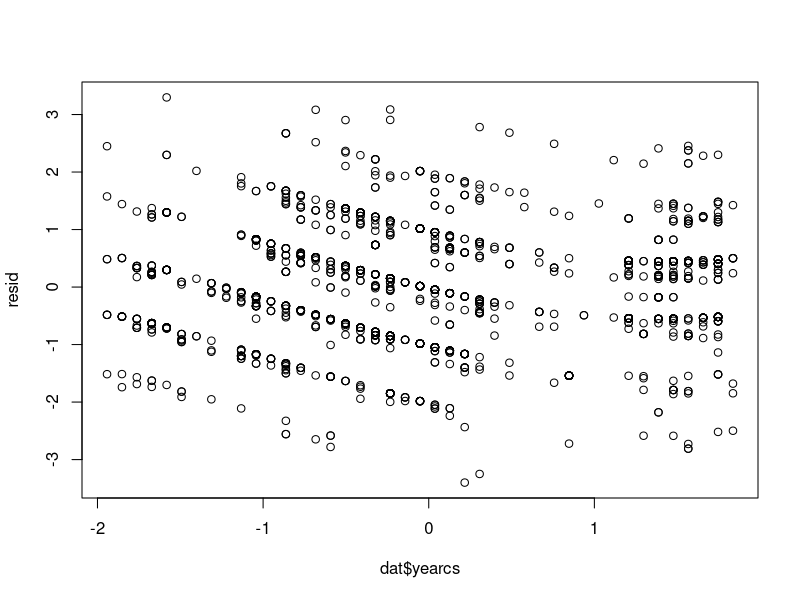
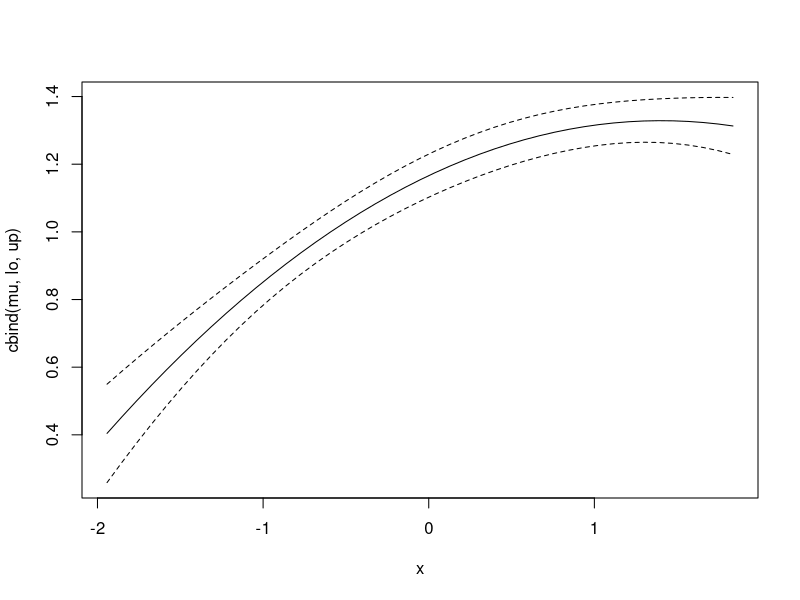
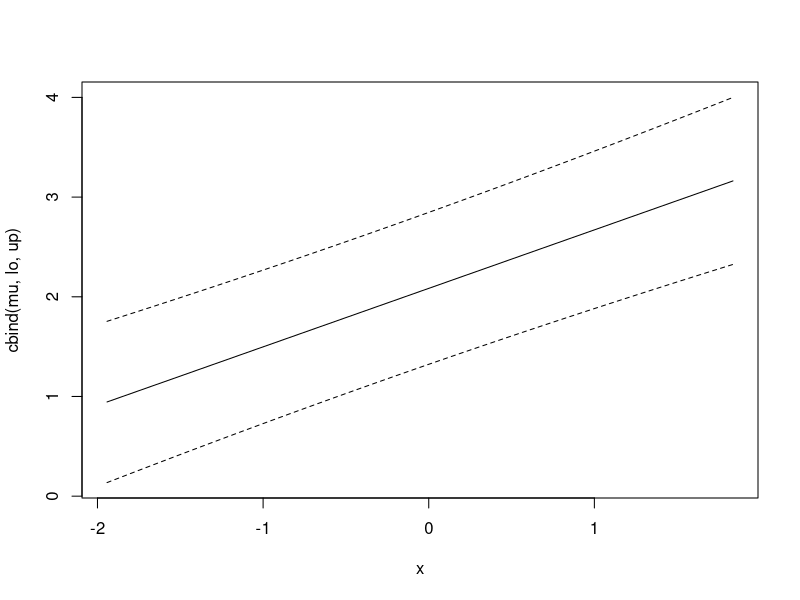
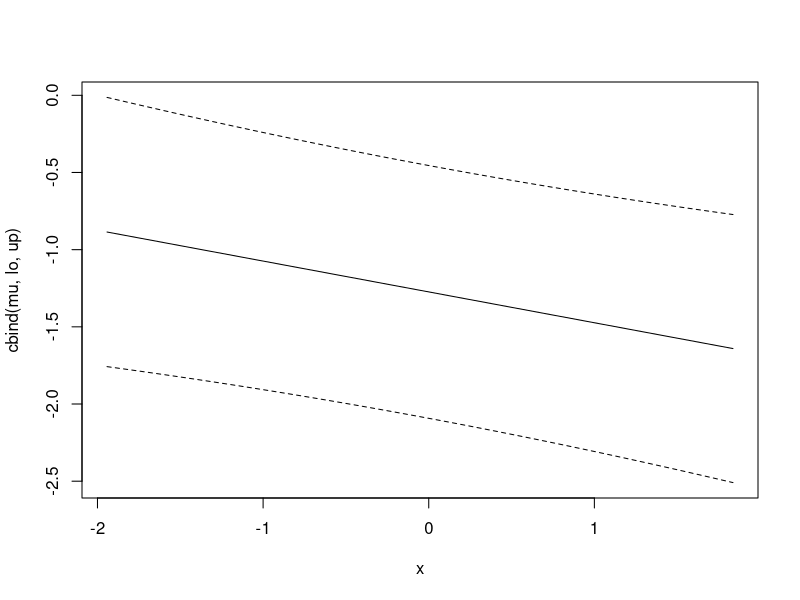
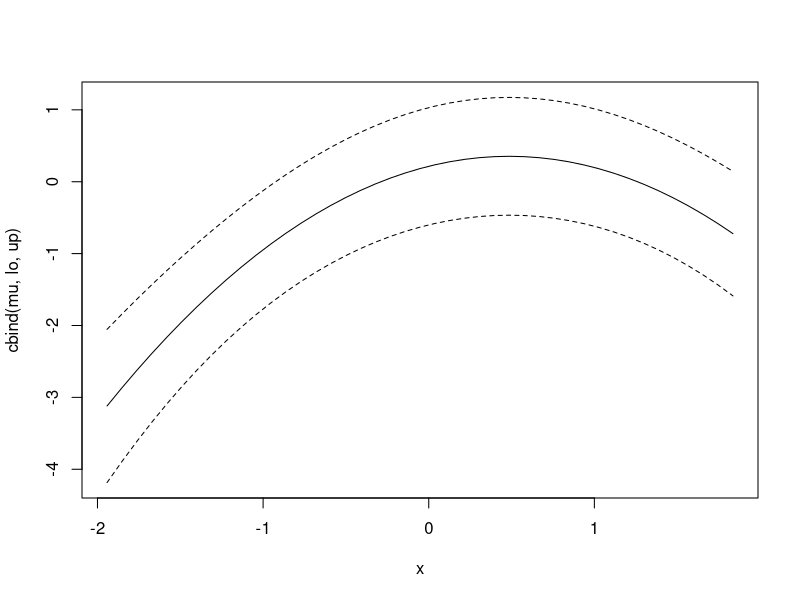
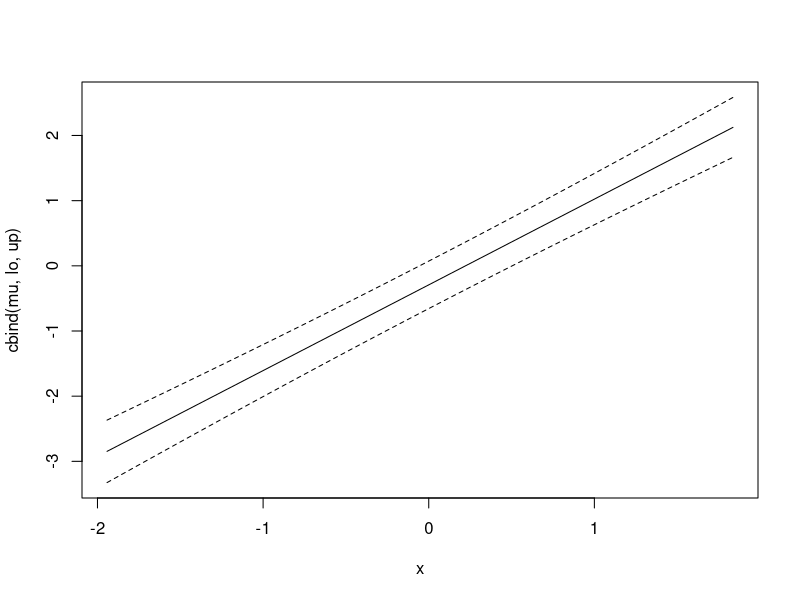
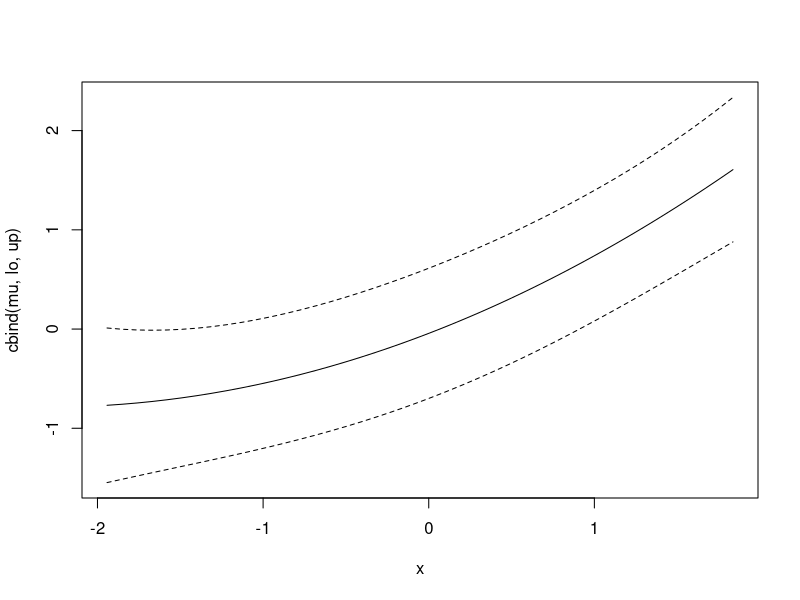
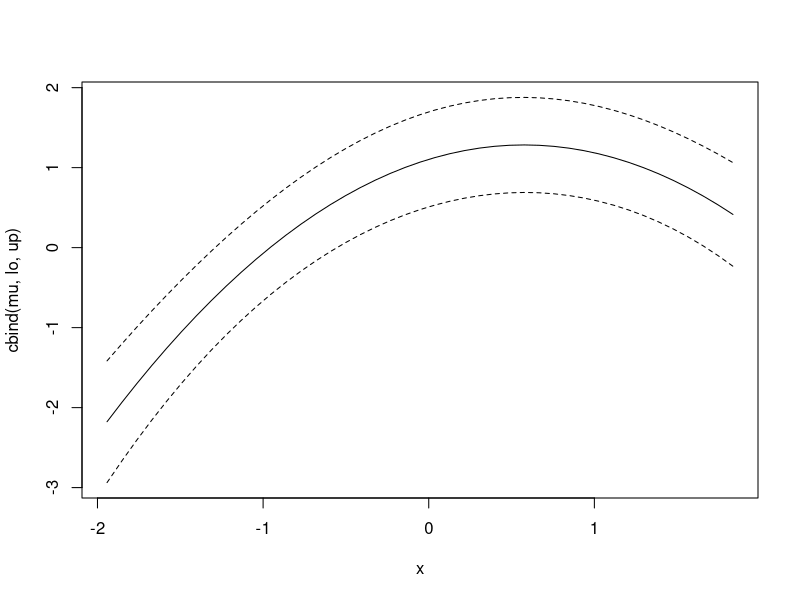

These figures' R source, in order:
                    ### R code for Leu et al 2019 ####
                    ### R version 3.5.0 (2018-04-23) ###
                    
## 1. Install packages
install.packages("lme4")

## 2. Libraries
library(lme4)
                    
## 3. Import data
#setwd("C:/Users/Matthias Leu/Dropbox/ESA paper_2018/Conservation_science_practice/final/data_Rcode")
setwd("C:/Users/mleu/Dropbox/ESA paper_2018/Conservation_science_practice/final/data_Rcode")
dat=read.csv("DataLeuEtAl.csv", header = TRUE)

## 4. Data preparation
dat$year75<-(dat$year-1975) # Relate to 1975
dat$yearcs<-scale(dat$year75) # Center and standardize data
dat$yearcs2<-(dat$yearcs^2) # Quadratic form
dat$yearln<-log(dat$year75+1) # Pseudothreshold form
dat$lead_region <- factor(dat$lead_region) # Lead region as factor

## 5. Model structure for threat vs. year: r=random, l=linear, q=quadratic, log=ln; AIC values summarized in Appendix S4
# Check if poisson is appropriate error structure
mean(dat$total)
var(dat$total) #mean & variance not equal, therefore used negative binomial model structure

summary(TotalThreats.r <- glmer.nb(total ~ 1 +(1|taxa), data = dat, control = glmerControl(optimizer = 'bobyqa')))

summary(TotalThreats.l <- glmer.nb(total ~ yearcs + (1|taxa), data=dat, control = glmerControl(optimizer = 'bobyqa')))

summary(TotalThreats.q <- glmer.nb(total ~ yearcs+yearcs2 + (1|taxa), data = dat,  control = glmerControl(optimizer = 'bobyqa')))

summary(TotalThreats.ln <- glmer.nb(total ~ yearln+(1|taxa), data = dat,  control = glmerControl(optimizer = 'bobyqa')))

# Check distribution of residuals: Models with log of year was not converging. Used model with quadratic form of year because this model had lowest AIC.
resid<-resid(TotalThreats.q, type = 'response')
plot(resid~dat$yearcs)

## 6. Model structure for threat probability vs. year: r=random, l=linear, q=quadratic, log=ln; AIC values summarized in Appendix S6

# Habitat modification
summary(Hab.r <- glmer(hab~1+(1|taxa)+(1|lead_region), binomial(link = "logit"), data=dat, control = glmerControl(optimizer = 'bobyqa')))

summary(Hab.l <- glmer(hab~yearcs+(1|taxa)+(1|lead_region), family = binomial (link = "logit"), data=dat, control = glmerControl(optimizer = 'bobyqa')))

summary(Hab.q <- glmer(hab~yearcs+yearcs2+(1|taxa)+(1|lead_region), family = binomial (link = "logit"), data=dat, control = glmerControl(optimizer = 'bobyqa')))

summary(Hab.ln <- glmer(hab~yearln+(1|taxa)+(1|lead_region), family = binomial (link = "logit"), data=dat, control = glmerControl(optimizer = 'bobyqa')))

# Overutilization
summary(Over.r <- glmer(over~1+(1|taxa)+(1|lead_region), binomial(link = "logit"), data=dat, control = glmerControl(optimizer = 'bobyqa')))

summary(Over.l <- glmer(over~yearcs+(1|taxa)+(1|lead_region), family = binomial (link = "logit"), data=dat,control = glmerControl(optimizer = 'bobyqa')))

summary (Over.q <- glmer(over~yearcs+yearcs2+(1|taxa)+(1|lead_region), family = binomial (link = "logit"), data=dat, control = glmerControl(optimizer = 'bobyqa')))

summary(Over.ln <- glmer(over~yearln+(1|taxa)+(1|lead_region), family = binomial (link = "logit"), data=dat, control = glmerControl(optimizer = 'bobyqa')))

# Pollution
summary(Poll.r <- glmer(poll~1+(1|taxa)+(1|lead_region), binomial(link = "logit"), data=dat, control = glmerControl(optimizer = 'bobyqa')))

summary(Poll.l <- glmer(poll~yearcs+(1|taxa)+(1|lead_region), family = binomial (link = "logit"), data=dat,control = glmerControl(optimizer = 'bobyqa')))

summary(Poll.q <- glmer(poll~yearcs+yearcs2+(1|taxa)+(1|lead_region), family = binomial (link = "logit"), data=dat, control = glmerControl(optimizer = 'bobyqa')))

summary(Poll.ln <- glmer(poll~yearln+(1|taxa)+(1|lead_region), family = binomial (link = "logit"), data=dat, control = glmerControl(optimizer = 'bobyqa')))

# Environmental stochasticity
summary(EnvStoch.r <- glmer(env~1+(1|taxa)+(1|lead_region), binomial(link = "logit"), data=dat, control = glmerControl(optimizer = 'bobyqa')))

summary(EnvStoch.l <- glmer(env~yearcs+(1|taxa)+(1|lead_region), family = binomial (link = "logit"), data=dat,control = glmerControl(optimizer = 'bobyqa')))

summary(EnvStoch.q <- glmer(env~yearcs+yearcs2+(1|taxa)+(1|lead_region), family = binomial (link = "logit"), data=dat, control = glmerControl(optimizer = 'bobyqa')))

summary(EnvStoch.ln <- glmer(env~yearln+(1|taxa)+(1|lead_region), family = binomial (link = "logit"), data=dat, control = glmerControl(optimizer = 'bobyqa')))

# Species-species interactions
summary(SppInter.r <- glmer(spsp~1+(1|taxa)+(1|lead_region), binomial(link = "logit"), data=dat, control = glmerControl(optimizer = 'bobyqa')))

summary(SppInter.l <- glmer(spsp~yearcs+(1|taxa)+(1|lead_region), family = binomial (link = "logit"), data=dat,control = glmerControl(optimizer = 'bobyqa')))

summary(SppInter.q <- glmer(spsp~yearcs+yearcs2+(1|taxa)+(1|lead_region), family = binomial (link = "logit"), data=dat, control = glmerControl(optimizer = 'bobyqa')))

summary(SppInter.ln <- glmer(spsp~yearln+(1|taxa)+(1|lead_region), family = binomial (link = "logit"), data=dat, control = glmerControl(optimizer = 'bobyqa')))

# Demographic stochasticity
summary(DemStoch.r <- glmer(demo~1+(1|taxa)+(1|lead_region), binomial(link = "logit"), data=dat, control = glmerControl(optimizer = 'bobyqa')))

summary(DemStoch.l <- glmer(demo~yearcs+(1|taxa)+(1|lead_region), family = binomial (link = "logit"), data=dat,control = glmerControl(optimizer = 'bobyqa')))

summary(DemStoch.q <- glmer(demo~yearcs+yearcs2+(1|taxa)+(1|lead_region), family = binomial (link = "logit"), data=dat, control = glmerControl(optimizer = 'bobyqa')))

summary(DemStoch.ln <- glmer(demo~yearln+(1|taxa)+(1|lead_region), family = binomial (link = "logit"), data=dat, control = glmerControl(optimizer = 'bobyqa')))

## Graphs for models with lowest AIC values: used variance-covariance matrix to estimate 95% confidence intervals

# Vector for centered and standardized year values in graph
x <-c(-1.942252658,	-1.852276468,	-1.762300279,	-1.67232409,	-1.582347901,	-1.492371712,	-1.402395523,	-1.312419333,	-1.222443144,	-1.132466955,	-1.042490766,	-0.952514577,	-0.862538388,	-0.772562198,	-0.682586009,	-0.59260982,	-0.502633631,	-0.412657442,	-0.322681252,	-0.232705063,	-0.142728874,	-0.052752685,	0.037223504,	0.127199693,	0.217175883,	0.307152072,	0.397128261,	0.48710445,	0.577080639,	0.667056828,	0.757033018,	0.847009207,	0.936985396,	1.026961585,	1.116937774,	1.206913964,	1.296890153,	1.386866342,	1.476842531,	1.56681872,	1.656794909,	1.746771099,	1.836747288)
x1 <- cbind(1,x)
x2 <- cbind(1, x, x ^ 2) # for quadratic form of year

# Graph number of threats vs. year: quadratic form of year
vcov(TotalThreats.q)
summary(TotalThreats.q)
V <- structure(c(1.055282e-03,6.891181e-05,-2.535045e-04,6.891181e-05,2.991692e-04,-1.309590e-04,-0.0002535045,-0.0001309590, 0.0002514253),.Dim = c(3L, 3L), .Dimnames = list(c("a0", "a1", "a2"), c("a0", "a1", "a2"))) # where V = output from vcov listed by columns of b0,b1, and b2					
beta <- c(1.16619,0.23174,-0.08265) # where c = b0, b1, and b2 from summary (TotalThreats.q)
mu <- x2 %*% beta
e <- sqrt( rowSums(x2 * (x2 %*% V)) ) #prediction standard error
n <- 1547
lo <- mu + e * qt(0.025, n - 3) # lower bound 95% CI
up <- mu - e * qt(0.025, n - 3) # upper bound 95% CI
matplot(x, cbind(mu, lo, up), type = "l", col = 1, lty = c(1,2,2))
tab<-cbind(mu,lo,up)
write.csv(tab, "output_number_threats_linear_taxa_region_final.csv") # estimates back-transformed in excel: exp (value)

# Graph habitat modification occurrence vs. year: linear form of year
vcov(Hab.l)
summary (Hab.l)
V <- structure(c(0.150861076,	0.002011431,0.002011431,0.007152496), .Dim = c(2L, 2L), .Dimnames = list(c("a0", "a1"), c("a0", "a1"))) # where V = output from vcov listed by columns of b0 and b1					
beta <- c(2.08456, 0.58671) # where c = b0 and b1 from summary(Hab.l)
mu <- x1 %*% beta
e <- sqrt( rowSums(x1 * (x1 %*% V)) ) ## prediction standard error
n <- 1547
lo <- mu + e * qt(0.025, n - 2) # lower bound 95% CI
up <- mu - e * qt(0.025, n - 2) # upper bound 95% CI
matplot(x, cbind(mu, lo, up), type = "l", col = 1, lty = c(1,2,2))
tab<-cbind(mu,lo,up)
write.csv(tab, "output_hab_taxa_region.csv") # estimates back-transformed in excel: exp(value)/1+exp(value)

# Graph overutilization occurrence vs. year: linear form of year
vcov(Over.l)
summary (Over.l)
V <- structure(c(0.1742535710,0.0001074959,0.0001074959,0.0063162048				
), .Dim = c(2L, 2L), .Dimnames = list(c("a0", "a1"), c("a0", "a1"))) # where V = output from vcov listed by columns of b0 and b1					
beta <- c(-1.27383, -0.19979) # where c = b0 and b1 from summary(Over.l)
mu <- x1 %*% beta
e <- sqrt( rowSums(x1 * (x1 %*% V)) ) ## prediction standard error
n <- 1547
lo <- mu + e * qt(0.025, n - 2) # lower bound 95% CI
up <- mu - e * qt(0.025, n - 2) # upper bound 95% CI
matplot(x, cbind(mu, lo, up), type = "l", col = 1, lty = c(1,2,2))
tab<-cbind(mu,lo,up)
write.csv(tab, "output__overutilization_taxa_region.csv") # estimates back-transformed in excel: exp(value)/1+exp(value)

# Graph pollution occurrence vs. year: quadratic form of year
vcov(Poll.q)
summary(Poll.q)
V <- structure(c(0.172867808, 0.003322858,-0.006662736,0.003322858,0.008520027,-0.004007942,-0.006662736,-0.004007942,0.006655236					
), .Dim = c(3L, 3L), .Dimnames = list(c("a0", "a1", "a2"), c("a0", "a1", "a2"))) # where V = output from vcov listed by columns of b0, b1, and b2	
beta <- c(0.21475, 0.57219,-0.58928) # where c = b0, b1, and b2 from summary(Poll.q)
mu <- x2 %*% beta
e <- sqrt( rowSums(x2 * (x2 %*% V)) ) #prediction standard error
n <- 1547
lo <- mu + e * qt(0.025, n - 3) # lower bound 95% CI
up <- mu - e * qt(0.025, n - 3) # upper bound 95% CI
matplot(x, cbind(mu, lo, up), type = "l", col = 1, lty = c(1,2,2))
tab<-cbind(mu,lo,up)
write.csv(tab, "output_poll_taxa_leadregion.csv") # estimates back-transformed in excel: exp(value)/1+exp(value)

# Graph environmental stochasticity vs. year: linear form of year
vcov(EnvStoch.l)
summary (EnvStoch.l)
V <- structure(c(0.0344612690,-0.0002914772,-0.0002914772,0.0063958442				
), .Dim = c(2L, 2L), .Dimnames = list(c("a0", "a1"), c("a0", "a1"))) # where V = output from vcov listed by columns of b0 and b1					
beta <- c(-0.29170, 1.31542) # where c = b0 and b1 from summary(Over.l)
mu <- x1 %*% beta
e <- sqrt( rowSums(x1 * (x1 %*% V)) ) # prediction standard error
n <- 1547
lo <- mu + e * qt(0.025, n - 2) # lower bound 95% CI
up <- mu - e * qt(0.025, n - 2) # upper bound 95% CI
matplot(x, cbind(mu, lo, up), type = "l", col = 1, lty = c(1,2,2))
tab<-cbind(mu,lo,up)
write.csv(tab, "output_env_stoch.csv") # estimates back-transformed in excel: exp(value)/1+exp(value)

# Graph species-species interaction occurrence vs. year: quadratic form of year
vcov(SppInter.q)
summary(SppInter.q)
V <- structure(c(0.1119193070,0.0009553301,-0.0041609802,0.0009553301,0.0047349797,-0.0006633695,-0.0041609802,-0.0006633695,0.0037484468				
), .Dim = c(3L, 3L), .Dimnames = list(c("a0", "a1", "a2"), c("a0", "a1", "a2")))# where V = output from vcov listed by columns of b0, b1, and b2 
beta <- c(-0.04328,  0.64312, 0.13892) # where c = b0, b1, and b2 from summary(SppInter.q)
mu <- x2 %*% beta
e <- sqrt( rowSums(x2 * (x2 %*% V)) ) ## prediction standard error
n <- 1547
lo <- mu + e * qt(0.025, n - 3) # lower bound 95% CI
up <- mu - e * qt(0.025, n - 3) # upper bound 95% CI
matplot(x, cbind(mu, lo, up), type = "l", col = 1, lty = c(1,2,2))
tab<-cbind(mu,lo,up)
write.csv(tab, "output_spsp_taxa_leadregion.csv") # estimates back-transformed in excel: exp(value)/1+exp(value)

# Graph demographic stochasticity occurrence vs. year: quadratic form of year
vcov(DemStoch.q)
summary(DemStoch.q)
V <- structure(c(0.091591616,0.001487748,-0.004649731,0.001487748,0.005070377,-0.001581534,-0.004649731,-0.001581534,0.004034615), .Dim = c(3L, 3L), .Dimnames = list(c("a0", "a1", "a2"), c("a0", "a1", "a2"))) # where V = output from vcov listed by columns of b0, b1, and b2					
beta <- c( 1.10323,  0.62812,  -0.54599) # where c = b0, b1, and b2 from summary(DemStoch.q)
mu <- x2 %*% beta
e <- sqrt( rowSums(x2 * (x2 %*% V)) ) ## prediction standard error
n <- 1547
lo <- mu + e * qt(0.025, n - 3) # lower bound 95% CI
up <- mu - e * qt(0.025, n - 3) # upper bound 95% CI
matplot(x, cbind(mu, lo, up), type = "l", col = 1, lty = c(1,2,2))
tab<-cbind(mu,lo,up)
write.csv(tab, "output_dem_stoch.csv") # estimates back-transformed in excel: exp(value)/1+exp(value)


